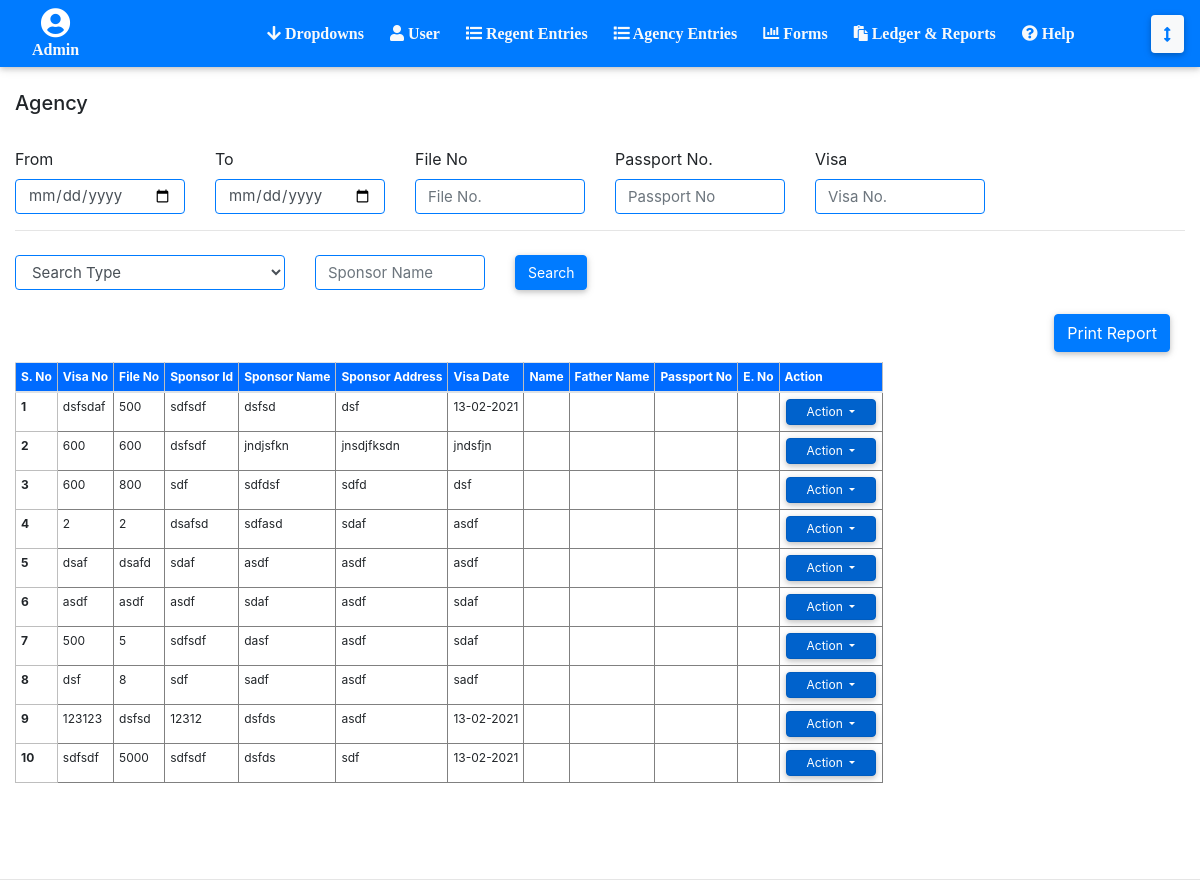
The app's page /Regent-Reporrts.php (signed in), older data.
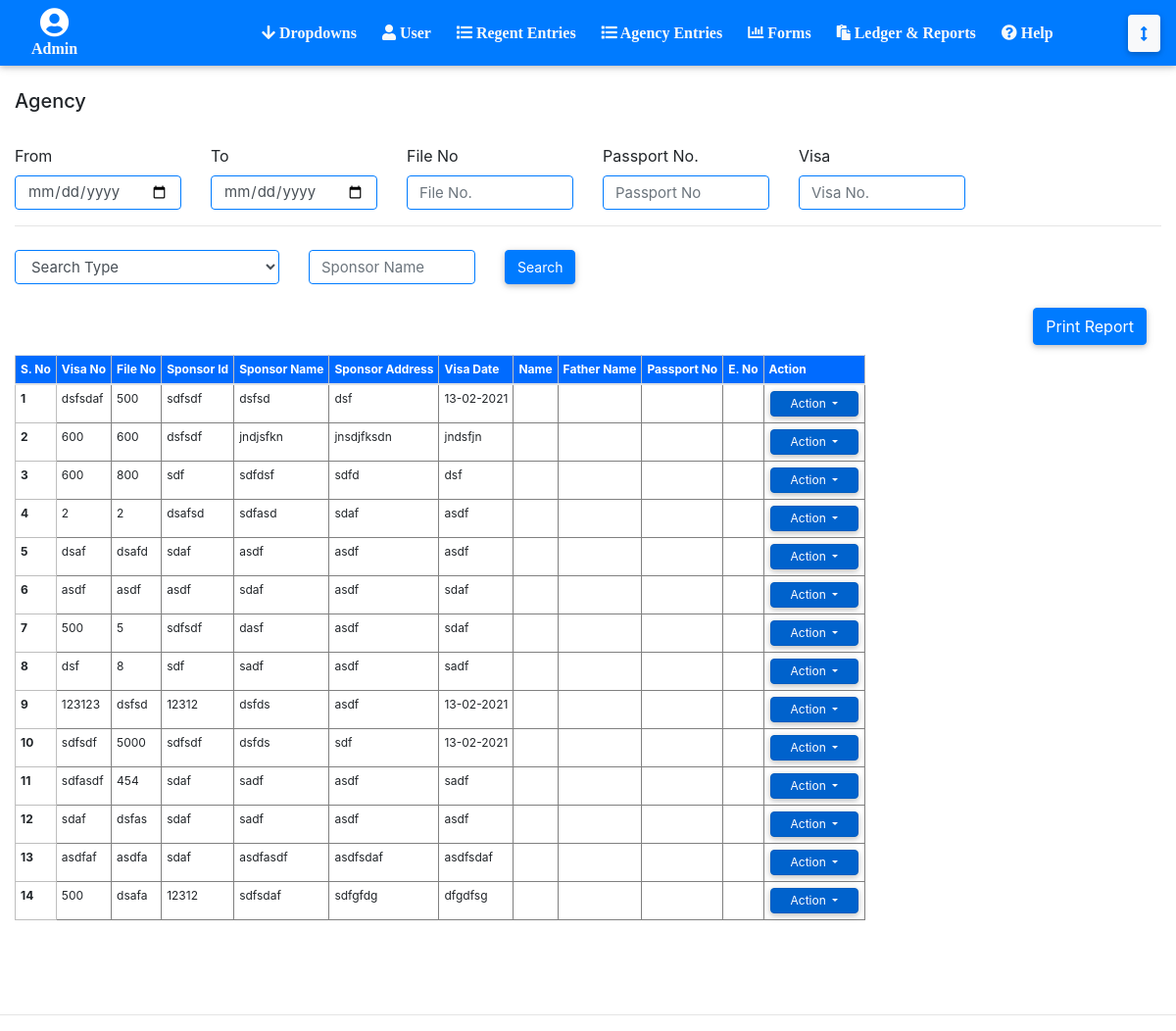
The same page, newer data.
### tables this page shows
CREATE TABLE `regents` (
  `regent_id` int(6) UNSIGNED NOT NULL,
  `user_id` int(11) NOT NULL,
  `visa_date` varchar(255) NOT NULL,
  `visa_file_no` varchar(255) NOT NULL,
  `visa_embassy_id` int(11) NOT NULL,
  `visa_quantity_no` float NOT NULL,
  `visa_sponsor_name` varchar(255) NOT NULL,
  `visa_sponsor_name_urdu` varchar(255) NOT NULL,
  `visa_permission_status_id` int(11) NOT NULL,
  `visa_profession_id` int(11) NOT NULL,
  `visa_profession_urdu_id` int(11) NOT NULL,
  `visa_contact_pak` varchar(30) NOT NULL,
  `visa_contact_saudia` varchar(30) NOT NULL,
  `visa_reg_date` varchar(30) NOT NULL,
  `visa_reg_no` varchar(255) DEFAULT NULL,
  `visa_no` varchar(255) NOT NULL,
  `visa_sponsor_address` text NOT NULL,
  `visa_co_agent_pak_id` int(11) NOT NULL,
  `visa_status_id` int(11) NOT NULL,
  `visa_price` double NOT NULL,
  `visa_sponsor_id` varchar(30) NOT NULL,
  `visa_date2` varchar(30) NOT NULL,
  `visa_agent_from_saudia_id` int(11) NOT NULL,
  `visa_remarks` text NOT NULL,
  `passenger_name` varchar(30) DEFAULT NULL,
  `passenger_name_urdu` varchar(30) DEFAULT NULL,
  `passenger_national_identity_no` varchar(30) DEFAULT NULL,
  `passenger_district_id` int(11) DEFAULT NULL,
  `passenger_father_name` varchar(30) DEFAULT NULL,
  `passenger_father_name_urdu` varchar(30) DEFAULT NULL,
  `passenger_medical_center_id` int(11) DEFAULT NULL,
  `passenger_qualification` varchar(30) DEFAULT NULL,
  `passenger_eno` varchar(30) DEFAULT NULL,
  `passenger_dob` varchar(30) DEFAULT NULL,
  `passenger_place_of_issue_id` int(11) DEFAULT NULL,
  `passenger_address` text DEFAULT NULL,
  `passenger_passport_no` varchar(30) DEFAULT NULL,
  `passenger_date_of_issue` varchar(30) DEFAULT NULL,
  `passenger_medical_status_id` int(11) DEFAULT NULL,
  `passenger_date_of_expiry` varchar(30) DEFAULT NULL,
  `passenger_place_of_birth_id` int(11) DEFAULT NULL,
  `passenger_country` varchar(30) DEFAULT NULL,
  `passenger_submit_date` varchar(30) DEFAULT NULL,
  `agreements_contract` varchar(30) DEFAULT NULL,
  `agreements_salary` double DEFAULT NULL,
  `agreements_permission_number` varchar(30) DEFAULT NULL,
  `agreements_permission_date` varchar(30) DEFAULT NULL,
  `nominee_full_name` varchar(30) DEFAULT NULL,
  `nominee_age` int(11) DEFAULT NULL,
  `nominee_relation` varchar(30) DEFAULT NULL,
  `nominee_cnic` varchar(30) DEFAULT NULL,
  `nominee_address` text DEFAULT NULL,
  `current_date_submission` varchar(255) DEFAULT NULL,
  `type` varchar(20) DEFAULT NULL,
  `status` varchar(255) DEFAULT NULL
);

### Regent-Reporrts.php (the view, shortened to what this page needs)
<?php
include('connect.php');
include('header.php');
?>
<section class="container-fluid">
    <h5>Agency</h5>
    <br>
	<section class="row" style="align-items: center;">
		<section class="col-md-2">
			<span >From</span>
			<input id="date_from" name="date_from" type="date" class="form-control input-box" />
		</section>
		<section class="col-md-2">
			<span >To</span>
			<input id="date_to" name="date_to" type="date" class="form-control input-box" />
		</section>
		<section class="col-md-2">
			<span >File No</span>
			<input id="search_file_no" name="search_file_no" type="text" class="form-control input-box" placeholder="File No." />
		</section>
		<section class="col-md-2">
			<span >Passport No.</span>
			<input id="search_passport_no" name="search_passport_no" type="text" class="form-control input-box" placeholder="Passport No" />
		</section>
		<section class="col-md-2">
			<span >Visa</span>
			<input id="search_visa_no" name="search_visa_no" type="text" class="form-control input-box" placeholder="Visa No." />
		</section>
	</section>
<hr>
<section class="row" style="align-items: center;">
	<section class="col-xl-3">
		<select class="form-control input-box" id="typeSelect">
			<option value="Search Type">Search Type</option>
		  </select>
	</section>
	<section class="col-md-2">
		<input type="text" id="txtType" class="form-control input-box" placeholder="Sponsor Name" />
	</section>
	<section class="col-md-2">
		<input type="button" class="btn-primary btn " style="position: relative; top: 4px; height: 35px; font-size: 14px;" value="Search" />
	</section>
</section>
	<br>
	<section class="container-fluid">
		<input id="print_table" type="button" class="btn-primary btn float-right " value="Print Report" />
	</section>
	<br><br>
        <div id="print_div">
        		<table class="table table-responsive m-auto " style="padding-bottom: 80px;">
                <thead>
                    <tr>
                      	<th scope="col">S. No</th>
                      	<th scope="col">Visa No</th>
                      	<th scope="col">File No</th>
                      	<th scope="col">Sponsor Id</th>
                      	<th scope="col">Sponsor Name</th>
                      	<th scope="col">Sponsor Address</th>
                      	<th scope="col">Visa Date</th>
						<th scope="col">Name</th>
						<th scope="col">Father Name</th>
						<th scope="col">Passport No</th>
						<th scope="col">E. No</th>
                      <th scope="col" class="tbl1"><span class="text-primary"></span>Action<span class="text-primary"></span></th>
                    </tr>
                </thead>
                <tbody class="result">
                <tbody>
                	<?php
            		$query = mysqli_query($con, "select * from regents");
        			$count = 1;
                	while ($row = mysqli_fetch_array($query)) {
                		?>
							<tr class="showAll">
								<th scope="row"><?php echo $count ?></th>
								<td><?php echo $row['visa_no'] ?></td>
								<td><?php echo $row['visa_file_no'] ?></td>
								<td><?php echo $row['visa_sponsor_id'] ?></td>
								<td><?php echo $row['visa_sponsor_name'] ?></td>
								<td><?php echo $row['visa_sponsor_address'] ?></td>
								<td><?php echo $row['visa_date2'] ?></td>
								<td><?php echo $row['passenger_name'] ?></td>
								<td><?php echo $row['passenger_father_name'] ?></td>
								<td><?php echo $row['passenger_passport_no'] ?></td>
								<td><?php echo $row['passenger_eno'] ?></td>
						   		<td class="tbl2">
									<div class="dropdown show">
										<a class="btn btn-primary dropdown-toggle"  style="font-size: 12px !important; color: white; padding: 3px; margin: 1px; padding-left: 20px !important; padding-right: 20px !important;" href="#" role="button" id="dropdownMenuLink" data-toggle="dropdown" aria-haspopup="true" aria-expanded="false">
										  Action
										</a>
									</div>
				        			</td>
							</tr>
                		<?php
                		$count++;
                	}
                	?>
        		</tbody>
        	</table>
        </div>
</section>
<hr>
</body>
</html>
<link rel="stylesheet" type="text/css" href="css/style.css" media="print">
<link rel="stylesheet" type="text/css" href="css/style2.css" media="all">
<link rel="stylesheet" type="text/css" href="css/style.css">

### header.php (shortened to what this page needs)
<!doctype html>
<html>
<head>
<link rel="stylesheet" type="text/css" href="css/style.css">
<link href="css/Main StyleSheet.css" rel="stylesheet">
<link rel="stylesheet" href="css/bootstrap.min.css">
<link rel="stylesheet" href="css/animate.css">
<link rel="stylesheet" href="https://cdnjs.cloudflare.com/ajax/libs/font-awesome/4.7.0/css/font-awesome.min.css">
<link rel="stylesheet" href="https://cdnjs.cloudflare.com/ajax/libs/baguettebox.js/1.8.1/baguetteBox.min.css">
<link rel="stylesheet" href="https://use.fontawesome.com/releases/v5.4.1/css/all.css">
<link href="https://cdnjs.cloudflare.com/ajax/libs/normalize/8.0.0/normalize.min.css" rel="stylesheet" type="text/css">
<link href="css/jquery-fab-button.css" rel="stylesheet">
<link href="css/bootstrap-datetimepicker.css" rel="stylesheet" />
</head>
<body>
    <nav class="navbar navbar-expand-lg navbar-light bg-primary" style="align-items: center">
      <section class="mr-auto text-center">
        <i class="fas fa-user-circle" style="font-size: 30px; color: white;"></i>
        <a class="nav-link text-light list-link" href="#" ><?php echo @$_SESSION['role'] ?></a>
      </section>
      <div class="collapse navbar-collapse" id="navbarNav">
        <ul class="navbar-nav m-auto">
        <li class="nav-item" style="cursor:pointer">
          <a class="nav-link text-light showhide1"><i class="fas fa-arrow-down"></i> Dropdowns</a>
        </li>
        <?php
        if($_SESSION['role'] == 'Admin')
        {
          ?>
          <li class="nav-item " style="cursor:pointer">
            <a class="nav-link text-light showhide1"><i class="fas fa-user"></i> User</a>
          </li>
          <?php
        }
        ?>
        <li class="nav-item" style="cursor:pointer">
          <a class="nav-link text-light showhide1"><i class="fas fa-list"></i> Regent Entries</a>
        </li>
        <li class="nav-item" style="cursor:pointer">
          <a class="nav-link text-light showhide1"><i class="fas fa-list"></i> Agency Entries</a>
        </li>
        <li class="nav-item" style="cursor:pointer">
          <a class="nav-link text-light showhide1"><i class="fa fa-chart-bar"></i> Forms</a>
        </li>
        <li class="nav-item" style="cursor:pointer">
          <a class="nav-link text-light showhide1" ><i class="fa fa-paste"></i> Ledger & Reports</a>
        </li>
        <li class="nav-item" style="cursor:pointer">
          <a class="nav-link text-light" href="help.html"><i class="fas fa-question-circle"></i> Help</a>
        </li>
        </ul>
          <button class="btn text-primary main bg-light showhide1 ml-auto"  >
        </button>
      </div>
    </nav>
		<br>

### css/Main StyleSheet.css (style rules this page uses)
.nav-link { font-weight: bold; font-family: calibri; }
.navbar-nav { padding-left: 120px !important; }

### header.php (style rules this page uses)
.list-link { line-height: 0.2 !important; transition: 1s; }
.nav-item { margin-left: 10px; }
.input-box { background-color: transparent !important; height: 35px !important; border: 0.5px solid #007BFF ; font-size: 15px; margin-top: 8px; }
th { font-size: 12px !important; border: 1px solid rgb(190, 190, 190); padding: 5px !important; width: auto !important; }
tr { width: auto !important; padding: 5px !important; font-size: 12px !important; }
thead { background-color: #006BFF; color: white; }
td { border: 1px solid gray; width: auto !important; padding: 5px !important; font-size: 12px !important; }

Row changes from the older to the newer data that the page shows:
added regents: visa_no "sdfasdf", visa_file_no "454", visa_sponsor "sdaf", visa_sponsor_name "sadf", visa_sponsor_address "asdf", visa_date2 "sadf"
added regents: visa_no "sdaf", visa_file_no "dsfas", visa_sponsor "sdaf", visa_sponsor_name "sadf", visa_sponsor_address "asdf", visa_date2 "asdf"
added regents: visa_no "asdfaf", visa_file_no "asdfa", visa_sponsor "sdaf", visa_sponsor_name "asdfasdf", visa_sponsor_address "asdfsdaf", visa_date2 "asdfsdaf"
added regents: visa_no "500", visa_file_no "dsafa", visa_sponsor "12312", visa_sponsor_name "sdfsdaf", visa_sponsor_address "sdfgfdg", visa_date2 "dfgdfsg"
